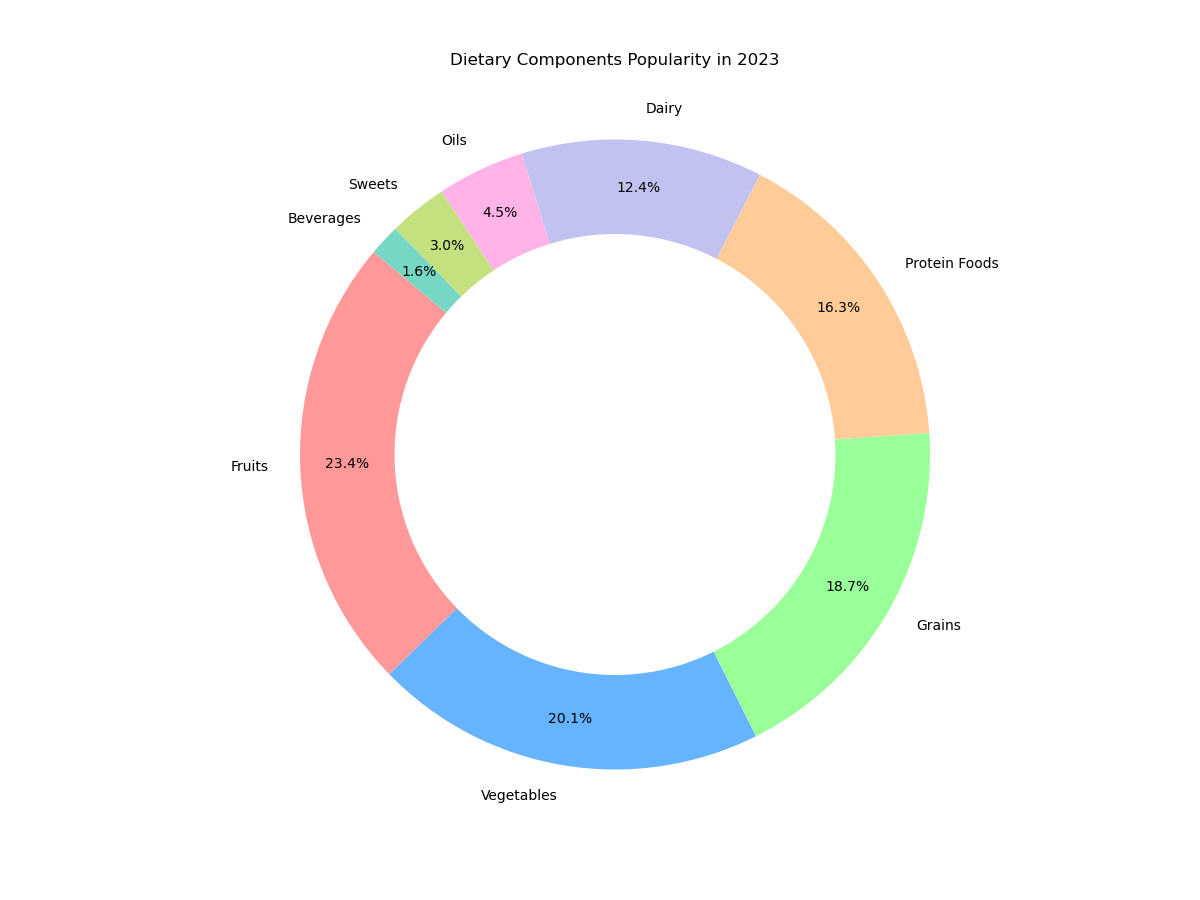

This chart was generated by the following Python code:

import matplotlib.pyplot as plt

# Data for the pie chart
categories = ['Fruits', 'Vegetables', 'Grains', 'Protein Foods', 'Dairy', 'Oils', 'Sweets', 'Beverages']
popularity = [23.4, 20.1, 18.7, 16.3, 12.4, 4.5, 3.0, 1.6]

# Colors for each section of the pie chart
colors = ['#ff9999','#66b3ff','#99ff99','#ffcc99','#c2c2f0','#ffb3e6','#c4e17f','#76D7C4']

# Create a pie chart
plt.figure(figsize=(12, 9))  # Modify the size of the chart
plt.pie(popularity, labels=categories, colors=colors, startangle=140, autopct='%1.1f%%', pctdistance=0.85)

# Draw a circle at the center to turn the pie chart into a donut chart
centre_circle = plt.Circle((0, 0), 0.70, fc='white')
fig = plt.gcf()
fig.gca().add_artist(centre_circle)

# Set the title of the chart
plt.title('Dietary Components Popularity in 2023', y=1.05)

# Equal aspect ratio ensures that pie is drawn as a circle
plt.axis('equal')

# Show the chart
plt.show()
